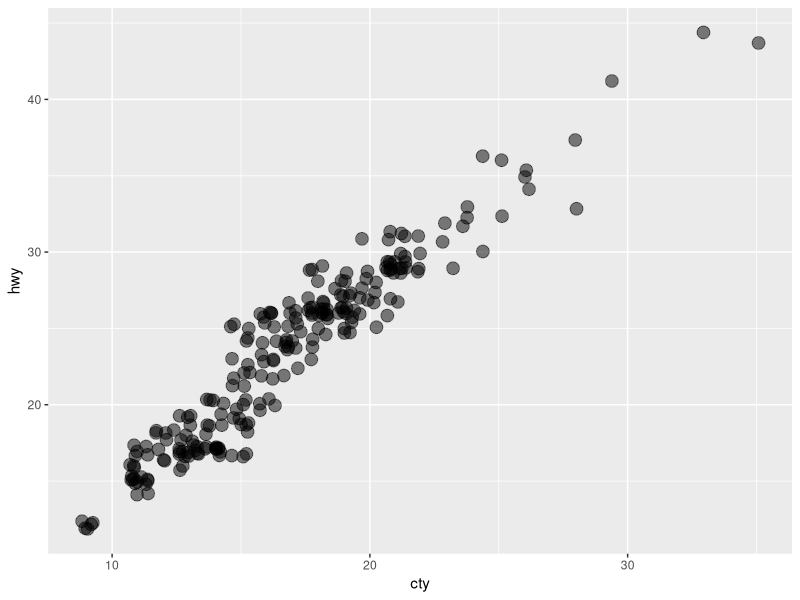

The R source for this figure:
## ---- chunk 1
library(tidyverse)

ggplot(mpg) +
  geom_jitter(aes(cty, hwy), size = 4, alpha = 0.5) 
